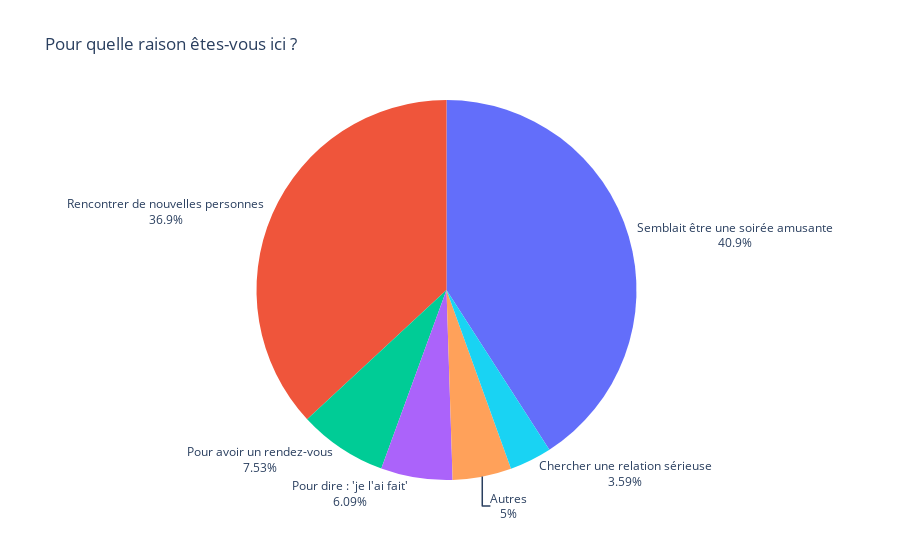

This figure's notebook cell:
### Markdown cell above
## Quel est le but premier des participants aux speed dating ?

### Code cell
df_motivation = df_clean['goal'].value_counts(normalize=True).reset_index()
df_motivation.columns = ['goal', 'percentage']
df_motivation['percentage'] *= 100

motivation_mapping = {
    1: "Semblait être une soirée amusante",
    2: "Rencontrer de nouvelles personnes",
    3: "Pour avoir un rendez-vous",            
    4: "Chercher une relation sérieuse",
    5: "Pour dire : 'je l'ai fait'",
    6: "Autres",
    
}

df_motivation['goal'] = df_motivation['goal'].replace(motivation_mapping)

fig = px.pie(df_motivation, values='percentage', names='goal', title='Pour quelle raison êtes-vous ici ?')
fig.update_traces(textinfo='label+percent', textposition='outside', showlegend=False)
fig.show()

### Figure 1 — Plotly figure (JSON) as saved in the notebook; plotly's stock layout.template omitted (floating-point values rounded to 4 significant figures)
{"data": [{"domain": {"x": [0, 1], "y": [0, 1]}, "hovertemplate": "goal=%{label}<br>percentage=%{value}<extra></extra>", "labels": ["Semblait être une soirée amusante", "Rencontrer de nouvelles personnes", "Pour avoir un rendez-vous", "Pour dire : 'je l'ai fait'", "Autres", "Chercher une relation sérieuse"], "legendgroup": "", "name": "", "showlegend": false, "textinfo": "label+percent", "textposition": "outside", "type": "pie", "values": [40.89, 36.89, 7.532, 6.087, 5.001, 3.593]}], "layout": {"legend": {"tracegroupgap": 0}, "title": {"text": "Pour quelle raison êtes-vous ici ?"}}}
